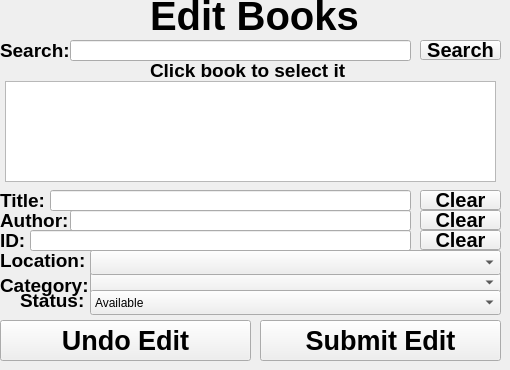
    <widget class="QWidget" name="page_9">
     <widget class="QLabel" name="label_41">
      <property name="geometry">
       <rect>
        <x>150</x>
        <y>0</y>
        <width>211</width>
        <height>31</height>
       </rect>
      </property>
      <property name="font">
       <font>
        <pointsize>30</pointsize>
        <bold>true</bold>
       </font>
      </property>
      <property name="text">
       <string>Edit Books</string>
      </property>
     </widget>
     <widget class="QLineEdit" name="txtId_book_edit">
      <property name="geometry">
       <rect>
        <x>30</x>
        <y>230</y>
        <width>381</width>
        <height>21</height>
       </rect>
      </property>
      <property name="font">
       <font>
        <pointsize>14</pointsize>
        <bold>true</bold>
       </font>
      </property>
     </widget>
     <widget class="QComboBox" name="cboCategory_book_edit">
      <property name="geometry">
       <rect>
        <x>90</x>
        <y>270</y>
        <width>411</width>
        <height>25</height>
       </rect>
      </property>
     </widget>
     <widget class="QPushButton" name="btnEdit_book">
      <property name="geometry">
       <rect>
        <x>260</x>
        <y>320</y>
        <width>241</width>
        <height>41</height>
       </rect>
      </property>
      <property name="font">
       <font>
        <pointsize>20</pointsize>
        <bold>true</bold>
       </font>
      </property>
      <property name="text">
       <string>Submit Edit</string>
      </property>
     </widget>
     <widget class="QLabel" name="label_42">
      <property name="geometry">
       <rect>
        <x>0</x>
        <y>230</y>
        <width>31</width>
        <height>21</height>
       </rect>
      </property>
      <property name="font">
       <font>
        <pointsize>14</pointsize>
        <bold>true</bold>
       </font>
      </property>
      <property name="text">
       <string>ID:</string>
      </property>
     </widget>
     <widget class="QComboBox" name="cboStatus_book_edit">
      <property name="geometry">
       <rect>
        <x>90</x>
        <y>290</y>
        <width>411</width>
        <height>25</height>
       </rect>
      </property>
      <item>
       <property name="text">
        <string>Available</string>
       </property>
      </item>
      <item>
       <property name="text">
        <string>Missing</string>
       </property>
      </item>
      <item>
       <property name="text">
        <string>Damaged</string>
       </property>
      </item>
      <item>
       <property name="text">
        <string>Borrowed</string>
       </property>
      </item>
      <item>
       <property name="text">
        <string>Banned</string>
       </property>
      </item>
     </widget>
     <widget class="QPushButton" name="btnUndoEdit_book">
      <property name="geometry">
       <rect>
        <x>0</x>
        <y>320</y>
        <width>251</width>
        <height>41</height>
       </rect>
      </property>
      <property name="font">
       <font>
        <pointsize>20</pointsize>
        <bold>true</bold>
       </font>
      </property>
      <property name="text">
       <string>Undo Edit</string>
      </property>
     </widget>
     <widget class="QLabel" name="label_43">
      <property name="geometry">
       <rect>
        <x>0</x>
        <y>210</y>
        <width>71</width>
        <height>21</height>
       </rect>
      </property>
      <property name="font">
       <font>
        <pointsize>14</pointsize>
        <bold>true</bold>
       </font>
      </property>
      <property name="text">
       <string>Author:</string>
      </property>
     </widget>
     <widget class="QLineEdit" name="txtAuthor_book_edit">
      <property name="geometry">
       <rect>
        <x>70</x>
        <y>210</y>
        <width>341</width>
        <height>21</height>
       </rect>
      </property>
      <property name="font">
       <font>
        <pointsize>14</pointsize>
        <bold>true</bold>
       </font>
      </property>
     </widget>
     <widget class="QPushButton" name="btnClear_author_book_edit">
      <property name="geometry">
       <rect>
        <x>420</x>
        <y>210</y>
        <width>81</width>
        <height>20</height>
       </rect>
      </property>
      <property name="font">
       <font>
        <pointsize>15</pointsize>
        <bold>true</bold>
       </font>
      </property>
      <property name="text">
       <string>Clear</string>
      </property>
     </widget>
     <widget class="QLabel" name="label_44">
      <property name="geometry">
       <rect>
        <x>0</x>
        <y>190</y>
        <width>54</width>
        <height>21</height>
       </rect>
      </property>
      <property name="font">
       <font>
        <pointsize>14</pointsize>
        <bold>true</bold>
       </font>
      </property>
      <property name="text">
       <string>Title:</string>
      </property>
     </widget>
     <widget class="QLineEdit" name="txtTitle_book_edit">
      <property name="geometry">
       <rect>
        <x>50</x>
        <y>190</y>
        <width>361</width>
        <height>21</height>
       </rect>
      </property>
      <property name="font">
       <font>
        <pointsize>14</pointsize>
        <bold>true</bold>
       </font>
      </property>
     </widget>
     <widget class="QLabel" name="label_45">
      <property name="geometry">
       <rect>
        <x>20</x>
        <y>290</y>
        <width>71</width>
        <height>21</height>
       </rect>
      </property>
      <property name="font">
       <font>
        <pointsize>14</pointsize>
        <bold>true</bold>
       </font>
      </property>
      <property name="text">
       <string>Status:</string>
      </property>
     </widget>
     <widget class="QLabel" name="label_46">
      <property name="geometry">
       <rect>
        <x>0</x>
        <y>250</y>
        <width>91</width>
        <height>21</height>
       </rect>
      </property>
      <property name="font">
       <font>
        <pointsize>14</pointsize>
        <bold>true</bold>
       </font>
      </property>
      <property name="text">
       <string>Location:</string>
      </property>
     </widget>
     <widget class="QLabel" name="label_47">
      <property name="geometry">
       <rect>
        <x>0</x>
        <y>270</y>
        <width>91</width>
        <height>31</height>
       </rect>
      </property>
      <property name="font">
       <font>
        <pointsize>14</pointsize>
        <bold>true</bold>
       </font>
      </property>
      <property name="text">
       <string>Category:</string>
      </property>
     </widget>
     <widget class="QComboBox" name="cboLocation_book_edit">
      <property name="geometry">
       <rect>
        <x>90</x>
        <y>250</y>
        <width>411</width>
        <height>25</height>
       </rect>
      </property>
     </widget>
     <widget class="QPushButton" name="btnClear_title_book_edit">
      <property name="geometry">
       <rect>
        <x>420</x>
        <y>190</y>
        <width>81</width>
        <height>20</height>
       </rect>
      </property>
      <property name="font">
       <font>
        <pointsize>15</pointsize>
        <bold>true</bold>
       </font>
      </property>
      <property name="text">
       <string>Clear</string>
      </property>
     </widget>
     <widget class="QPushButton" name="btnClear_id_book_edit">
      <property name="geometry">
       <rect>
        <x>420</x>
        <y>230</y>
        <width>81</width>
        <height>20</height>
       </rect>
      </property>
      <property name="font">
       <font>
        <pointsize>15</pointsize>
        <bold>true</bold>
       </font>
      </property>
      <property name="text">
       <string>Clear</string>
      </property>
     </widget>
     <widget class="QLineEdit" name="txtSearch_book_edit">
      <property name="geometry">
       <rect>
        <x>70</x>
        <y>40</y>
        <width>341</width>
        <height>21</height>
       </rect>
      </property>
      <property name="font">
       <font>
        <pointsize>14</pointsize>
        <bold>true</bold>
       </font>
      </property>
      <property name="text">
       <string/>
      </property>
     </widget>
     <widget class="QPushButton" name="btnSearch_book_edit">
      <property name="geometry">
       <rect>
        <x>420</x>
        <y>40</y>
        <width>81</width>
        <height>20</height>
       </rect>
      </property>
      <property name="font">
       <font>
        <pointsize>15</pointsize>
        <bold>true</bold>
       </font>
      </property>
      <property name="text">
       <string>Search</string>
      </property>
     </widget>
     <widget class="QLabel" name="label_102">
      <property name="geometry">
       <rect>
        <x>0</x>
        <y>40</y>
        <width>71</width>
        <height>21</height>
       </rect>
      </property>
      <property name="font">
       <font>
        <pointsize>14</pointsize>
        <bold>true</bold>
       </font>
      </property>
      <property name="text">
       <string>Search:</string>
      </property>
     </widget>
     <widget class="QLabel" name="label_103">
      <property name="geometry">
       <rect>
        <x>150</x>
        <y>60</y>
        <width>201</width>
        <height>21</height>
       </rect>
      </property>
      <property name="font">
       <font>
        <pointsize>14</pointsize>
        <bold>true</bold>
       </font>
      </property>
      <property name="text">
       <string>Click book to select it</string>
      </property>
     </widget>
     <widget class="QListWidget" name="lstSearch_book_edit">
      <property name="geometry">
       <rect>
        <x>5</x>
        <y>81</y>
        <width>491</width>
        <height>101</height>
       </rect>
      </property>
     </widget>
    </widget>
